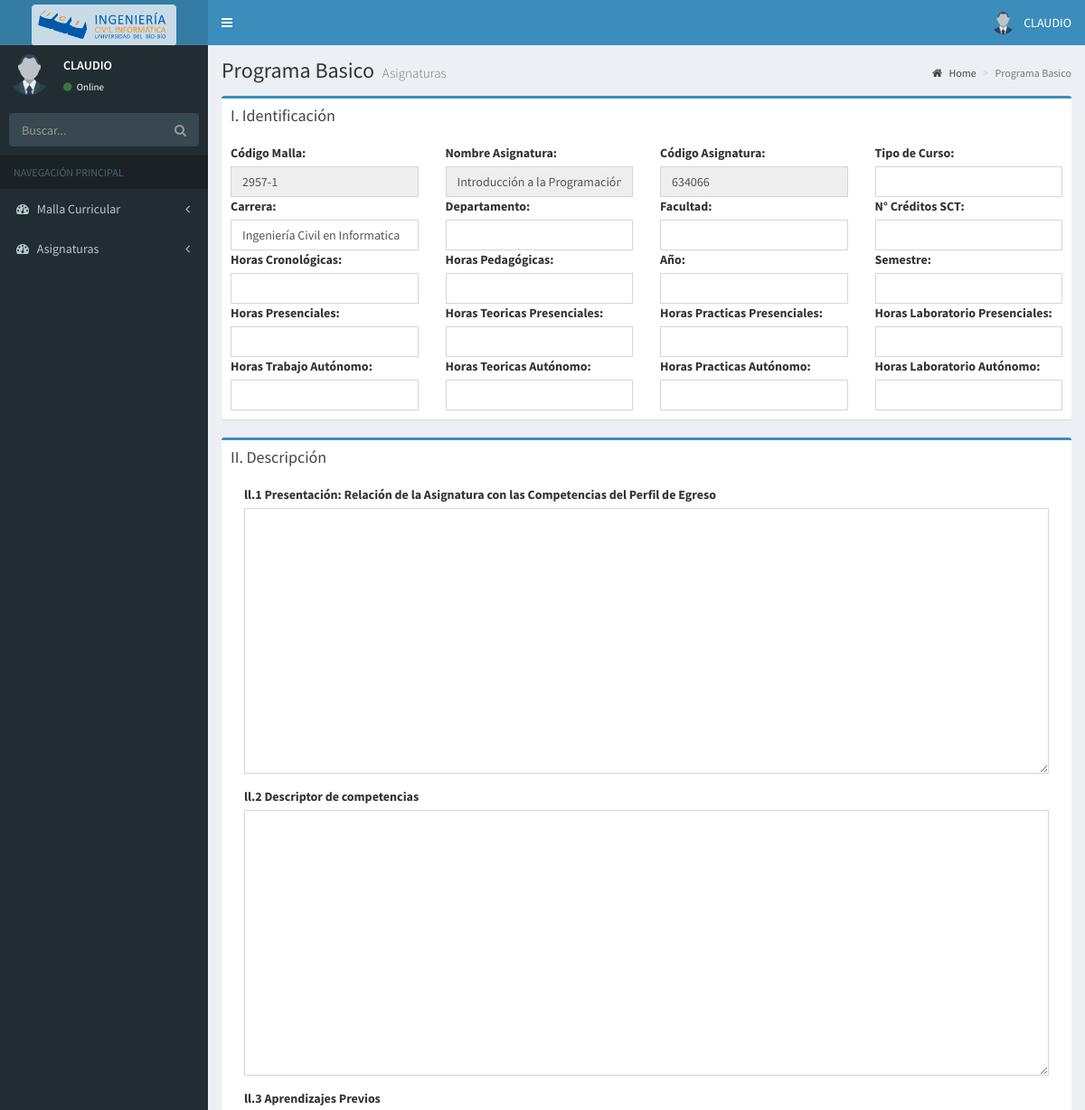
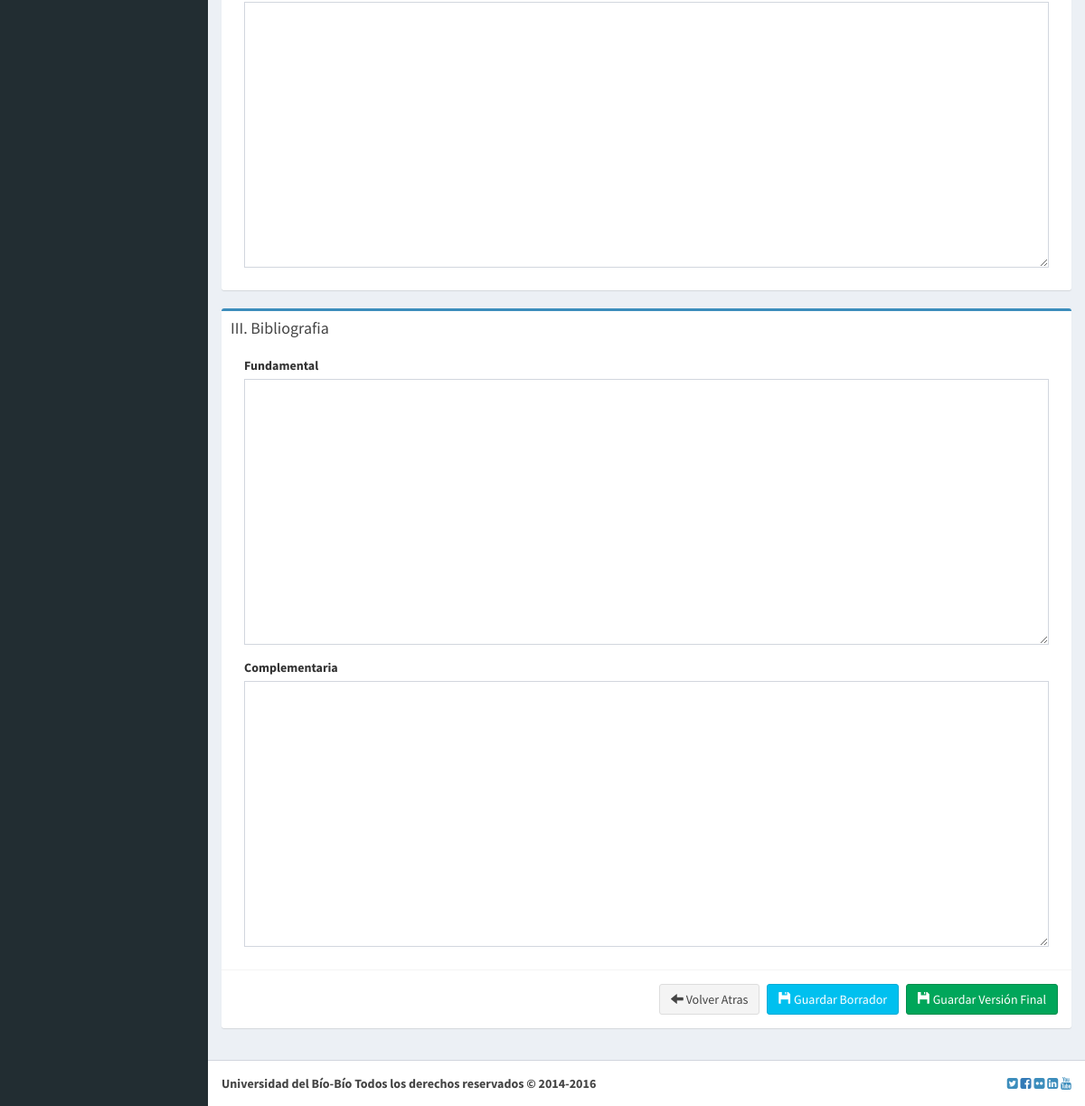
The app's page /Vista/Layout/crearProgramaBasicoAsignaturas.php?asig_codigo=634066 (signed in) with its own data (2 pictures, top to bottom).
### tables this page shows
CREATE TABLE IF NOT EXISTS `asignatura` (
  `asig_codigo` int(6) NOT NULL,
  `asig_nombre` varchar(45) NOT NULL,
  `asig_periodo` int(11) NOT NULL,
  `asig_creditos` int(11) NOT NULL,
  `m_id` varchar(11) NOT NULL,
  `ta_id` int(11) NOT NULL
);

### Vista/Layout/crearProgramaBasicoAsignaturas.php (the view, shortened to what the rows shown need)
<!DOCTYPE html>
<?php
$asig_codigo = $_REQUEST["asig_codigo"];
include_once '../../Controlador/Contenedor.php';
$control = Contenedor::getInstancia();
$asignatura = $control->getAsignaturaById($asig_codigo);
?>
<html>
    <head>
        <link rel="stylesheet" href="../../Files/Complementos/template_admin_lite/bootstrap/css/bootstrap.min.css">
        <link rel="stylesheet" href="https://cdnjs.cloudflare.com/ajax/libs/font-awesome/4.5.0/css/font-awesome.min.css">
        <link rel="stylesheet" href="https://cdnjs.cloudflare.com/ajax/libs/ionicons/2.0.1/css/ionicons.min.css">
        <link rel="stylesheet" href="../../Files/Complementos/template_admin_lite/dist/css/AdminLTE.min.css">
        <link rel="stylesheet" href="../../Files/Complementos/template_admin_lite/dist/css/skins/_all-skins.min.css">
        <link rel="stylesheet" href="../../Files/Complementos/template_admin_lite/plugins/iCheck/flat/blue.css">
        <link rel="stylesheet" href="../../Files/Complementos/template_admin_lite/plugins/morris/morris.css">
        <link rel="stylesheet" href="../../Files/Complementos/template_admin_lite/plugins/jvectormap/jquery-jvectormap-1.2.2.css">
        <link rel="stylesheet" href="../../Files/Complementos/template_admin_lite/plugins/datepicker/datepicker3.css">
        <link rel="stylesheet" href="../../Files/Complementos/template_admin_lite/plugins/daterangepicker/daterangepicker.css">
        <link rel="stylesheet" href="../../Files/Complementos/template_admin_lite/plugins/bootstrap-wysihtml5/bootstrap3-wysihtml5.min.css">
        <link rel="stylesheet" href="../../Files/Complementos/template_admin_lite/plugins/bootstrap-select-1.12.1/dist/css/bootstrap-select.css">
    </head>
    <body class="hold-transition skin-blue sidebar-mini">
        <div class="wrapper">
            <div class="content-wrapper">
                <section class="content-header">
                    <h1>
                        Programa Basico
                        <small>Asignaturas</small>
                    </h1>
                </section>
                <section class="content">
                    <form id="fm-programa">
                        <div class="row">
                            <div class="col-md-12">
                                <div class="box box-primary">
                                    <div class="box-body">
                                        <div class="row">
                                            <div class="col-md-3">
                                                <div class="form-group">
                                                    <label for="m_id">Código Malla:</label>
                                                    <input type="text" class="form-control pull-right" id="m_id" name="m_id" value="<?= $asignatura->getM_id() ?>" readonly>
                                                </div>
                                            </div>
                                            <div class="col-md-3">
                                                <div class="form-group">
                                                    <label for="asig_nombre">Nombre Asignatura:</label>
                                                    <input type="text" class="form-control pull-right" id="asig_nombre" name="asig_nombre" value="<?= $asignatura->getAsig_nombre() ?>" readonly>
                                                </div>
                                            </div>
                                            <div class="col-md-3">
                                                <div class="form-group">
                                                    <label for="asig_codigo">Código Asignatura:</label>
                                                    <input type="text" class="form-control pull-right" id="asig_codigo" name="asig_codigo" value="<?= $asignatura->getAsig_codigo() ?>" readonly>
                                                </div>
                                            </div>
                                        </div>
                                    </div>
                                </div>
                            </div>
                        </div>
                    </form>
                </section>
            </div>
        </div>
    </body>
</html>

### records on screen
asignatura: m_id "2957-1", asig_nombre "Introducción a la Programación", asig_codigo "634066"

### other values on screen
$usu_nombre "CLAUDIO"
